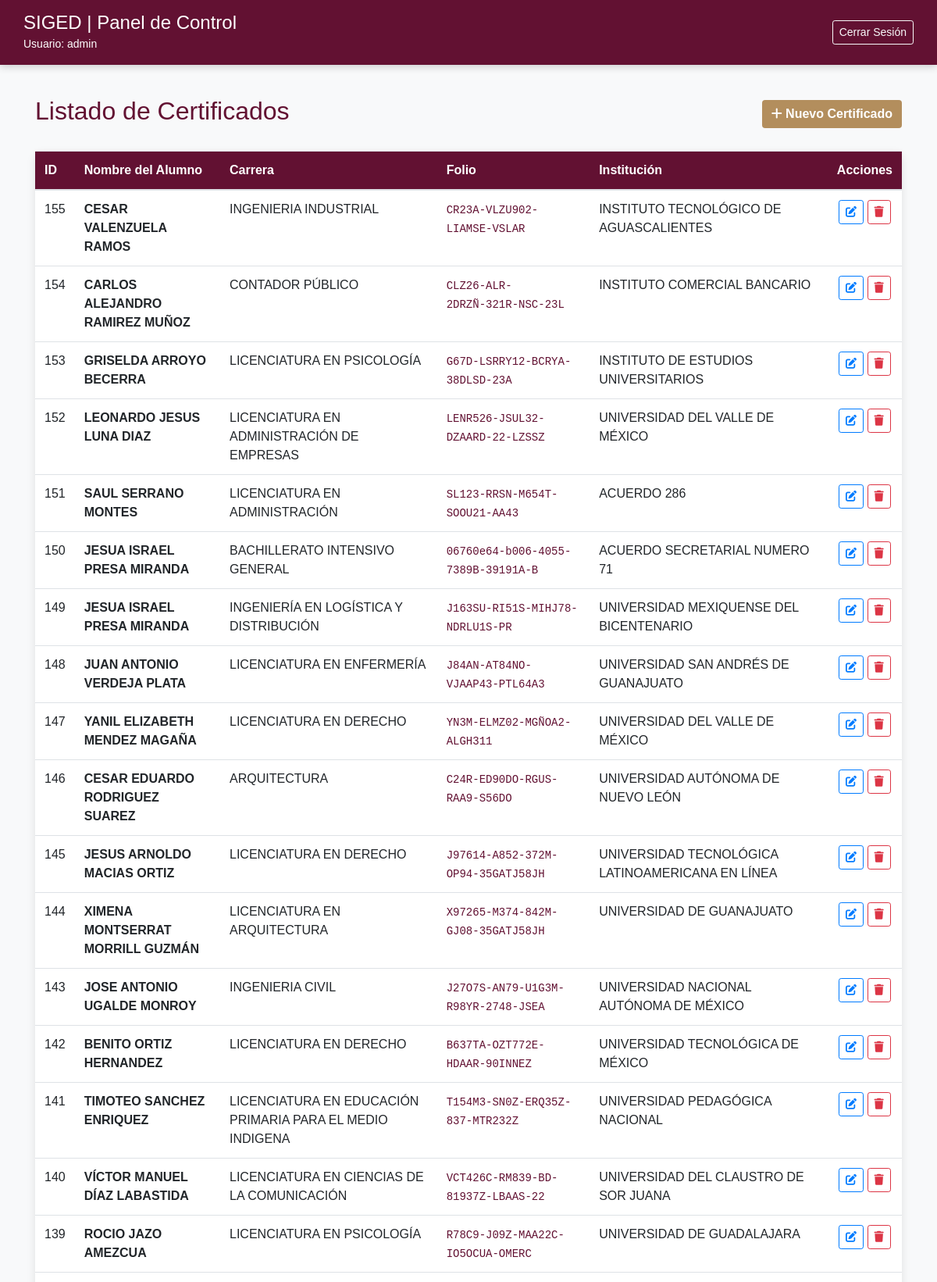
Page /certificados/registro.php (signed in, upper part) on the committed database.
### tables this page shows
CREATE TABLE certificados (
    id INTEGER PRIMARY KEY AUTOINCREMENT,
    nombre TEXT,
    carrera TEXT,
    nivel TEXT,
    folio TEXT UNIQUE,
    institucion TEXT
, nombres TEXT, primer_apellido TEXT, segundo_apellido TEXT, tipo TEXT, tipo_certificacion TEXT, tipo_certificado TEXT, fecha_certificado TEXT, promedio TEXT, promedio_texto TEXT, estatus TEXT, cert_tipo_id TEXT, periodo_inicio TEXT, periodo_fin TEXT, tipo_perfil_laboral TEXT, nombre_perfil_laboral TEXT);

### certificados/registro.php (the view, shortened to what this page needs)
<?php
$db = openCertificatesDatabase();
$rows = [];
$res = $db->query('SELECT * FROM certificados ORDER BY id DESC');
while ($row = $res->fetchArray(SQLITE3_ASSOC)) { $rows[] = $row; }
?>
<!DOCTYPE html>
<html lang="es">
<head>
    <link rel="stylesheet" href="https://cdn.jsdelivr.net/npm/bootstrap@4.6.2/dist/css/bootstrap.min.css">
    <link rel="stylesheet" href="https://cdnjs.cloudflare.com/ajax/libs/font-awesome/6.4.0/css/all.min.css">
</head>
<body>
<nav class="navbar-siged d-flex justify-content-between align-items-center">
    <div>
        <h4 class="m-0">SIGED | Panel de Control</h4>
        <small>Usuario: <?= htmlspecialchars($_SESSION['user']) ?></small>
    </div>
    <div>
        <a href="logout.php" class="btn btn-outline-light btn-sm">Cerrar Sesión</a>
    </div>
</nav>
<div class="container main-container">
    <div class="d-flex justify-content-between align-items-center mb-4">
        <h2 style="color: var(--color-guinda);">Listado de Certificados</h2>
        <button class="btn btn-nuevo" data-toggle="modal" data-target="#modalCertificado">
            <i class="fas fa-plus"></i> Nuevo Certificado
        </button>
    </div>
    <div class="card card-table">
        <div class="table-responsive">
            <table class="table table-hover mb-0">
                <thead class="thead-siged">
                    <tr>
                        <th>ID</th>
                        <th>Nombre del Alumno</th>
                        <th>Carrera</th>
                        <th>Folio</th>
                        <th>Institución</th>
                        <th class="text-center">Acciones</th>
                    </tr>
                </thead>
                <tbody>
                    <?php foreach ($rows as $r): ?>
                    <tr>
                        <td><?= $r['id'] ?></td>
                        <td><strong><?= htmlspecialchars($r['nombre']) ?></strong></td>
                        <td><?= htmlspecialchars($r['carrera']) ?></td>
                        <td><code style="color: var(--color-guinda)"><?= htmlspecialchars($r['folio']) ?></code></td>
                        <td><?= htmlspecialchars($r['institucion']) ?></td>
                        <td class="text-center">
                            <a href="registro.php?edit=<?= $r['id'] ?>" class="btn btn-sm btn-outline-primary">
                                <i class="fas fa-edit"></i>
                            </a>
                            <form method="post" style="display:inline;" onsubmit="return confirm('¿Eliminar registro?');">
                                <button type="submit" class="btn btn-sm btn-outline-danger">
                                    <i class="fas fa-trash"></i>
                                </button>
                            </form>
                        </td>
                    </tr>
                    <?php endforeach; ?>
                </tbody>
            </table>
        </div>
    </div>
</div>
</body>
</html>

### certificados/registro.php (style rules this page uses)
:root { --color-guinda: #621132; --color-dorado: #D4C19C; --color-dorado-oscuro: #B38E5D; }
body { background-color: #f8f9fa; font-family: 'Montserrat', sans-serif; }
.navbar-siged { background-color: var(--color-guinda); color: white; padding: 15px 30px; box-shadow: 0 2px 10px rgba(0,0,0,0.2); }
.main-container { margin-top: 40px; }
.card-table { border: none; border-radius: 8px; box-shadow: 0 4px 12px rgba(0,0,0,0.1); }
.thead-siged { background-color: var(--color-guinda); color: white; }
.btn-nuevo { background-color: var(--color-dorado-oscuro); color: white; font-weight: bold; border: none; }

### rows in the picture
certificados: id "155", nombre "CESAR VALENZUELA RAMOS", carrera "INGENIERIA INDUSTRIAL", folio "CR23A-VLZU902-LIAMSE-VSLAR", institucion "INSTITUTO TECNOLÓGICO DE AGUASCALIENTES"
certificados: id "154", nombre "CARLOS ALEJANDRO RAMIREZ MUÑOZ", carrera "CONTADOR PÚBLICO", folio "CLZ26-ALR-2DRZÑ-321R-NSC-23L", institucion "INSTITUTO COMERCIAL BANCARIO"
certificados: id "153", nombre "GRISELDA ARROYO BECERRA", carrera "LICENCIATURA EN PSICOLOGÍA", folio "G67D-LSRRY12-BCRYA-38DLSD-23A", institucion "INSTITUTO DE ESTUDIOS UNIVERSITARIOS"
certificados: id "152", nombre "LEONARDO JESUS LUNA DIAZ", carrera "LICENCIATURA EN ADMINISTRACIÓN DE EMPRESAS", folio "LENR526-JSUL32-DZAARD-22-LZSSZ", institucion "UNIVERSIDAD DEL VALLE DE MÉXICO"
certificados: id "151", nombre "SAUL SERRANO MONTES", carrera "LICENCIATURA EN ADMINISTRACIÓN", folio "SL123-RRSN-M654T-SOOU21-AA43", institucion "ACUERDO 286"
certificados: id "150", nombre "JESUA ISRAEL PRESA MIRANDA", carrera "BACHILLERATO INTENSIVO GENERAL", folio "06760e64-b006-4055-7389B-39191A-B", institucion "ACUERDO SECRETARIAL NUMERO 71"
certificados: id "149", nombre "JESUA ISRAEL PRESA MIRANDA", carrera "INGENIERÍA EN LOGÍSTICA Y DISTRIBUCIÓN", folio "J163SU-RI51S-MIHJ78-NDRLU1S-PR", institucion "UNIVERSIDAD MEXIQUENSE DEL BICENTENARIO"
certificados: id "148", nombre "JUAN ANTONIO VERDEJA PLATA", carrera "LICENCIATURA EN ENFERMERÍA", folio "J84AN-AT84NO-VJAAP43-PTL64A3", institucion "UNIVERSIDAD SAN ANDRÉS DE GUANAJUATO"
certificados: id "147", nombre "YANIL ELIZABETH MENDEZ MAGAÑA", carrera "LICENCIATURA EN DERECHO", folio "YN3M-ELMZ02-MGÑOA2-ALGH311", institucion "UNIVERSIDAD DEL VALLE DE MÉXICO"
certificados: id "146", nombre "CESAR EDUARDO RODRIGUEZ SUAREZ", carrera "ARQUITECTURA", folio "C24R-ED90DO-RGUS-RAA9-S56DO", institucion "UNIVERSIDAD AUTÓNOMA DE NUEVO LEÓN"
certificados: id "145", nombre "JESUS ARNOLDO MACIAS ORTIZ", carrera "LICENCIATURA EN DERECHO", folio "J97614-A852-372M-OP94-35GATJ58JH", institucion "UNIVERSIDAD TECNOLÓGICA LATINOAMERICANA EN LÍNEA"
certificados: id "144", nombre "XIMENA MONTSERRAT MORRILL GUZMÁN", carrera "LICENCIATURA EN ARQUITECTURA", folio "X97265-M374-842M-GJ08-35GATJ58JH", institucion "UNIVERSIDAD DE GUANAJUATO"
certificados: id "143", nombre "JOSE ANTONIO UGALDE MONROY", carrera "INGENIERIA CIVIL", folio "J27O7S-AN79-U1G3M-R98YR-2748-JSEA", institucion "UNIVERSIDAD NACIONAL AUTÓNOMA DE MÉXICO"
certificados: id "142", nombre "BENITO ORTIZ HERNANDEZ", carrera "LICENCIATURA EN DERECHO", folio "B637TA-OZT772E-HDAAR-90INNEZ", institucion "UNIVERSIDAD TECNOLÓGICA DE MÉXICO"
certificados: id "141", nombre "TIMOTEO SANCHEZ ENRIQUEZ", carrera "LICENCIATURA EN EDUCACIÓN PRIMARIA PARA EL MEDIO INDIGENA", folio "T154M3-SN0Z-ERQ35Z-837-MTR232Z", institucion "UNIVERSIDAD PEDAGÓGICA NACIONAL"
certificados: id "140", nombre "VÍCTOR MANUEL DÍAZ LABASTIDA", carrera "LICENCIATURA EN CIENCIAS DE LA COMUNICACIÓN", folio "VCT426C-RM839-BD-81937Z-LBAAS-22", institucion "UNIVERSIDAD DEL CLAUSTRO DE SOR JUANA"
certificados: id "139", nombre "ROCIO JAZO AMEZCUA", carrera "LICENCIATURA EN PSICOLOGÍA", folio "R78C9-J09Z-MAA22C-IO5OCUA-OMERC", institucion "UNIVERSIDAD DE GUADALAJARA"

### other values in the picture
$_SESSION['user'] "admin"
